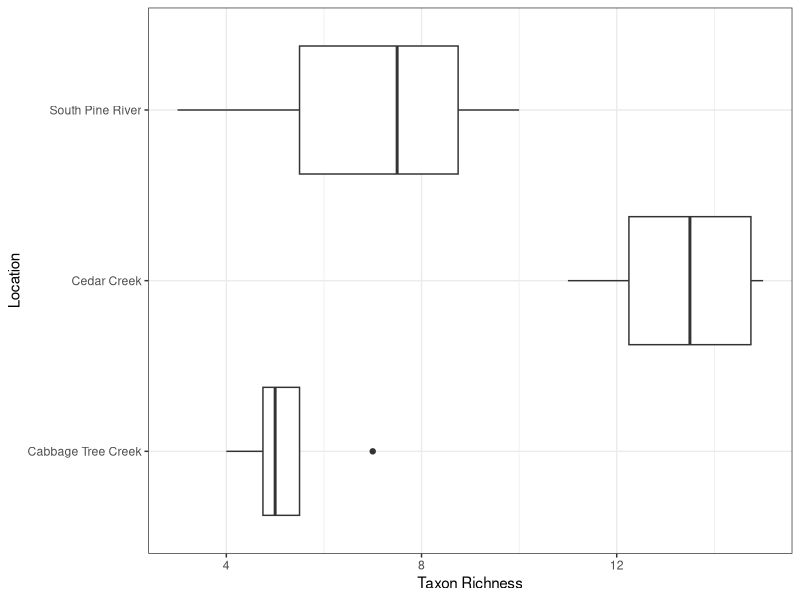

Write the R code that produced this figure. (Note: this script raises an error after producing the figure.)
#week 10 Lin Reg with Cat Var

library(tidyverse)
library(plotrix) # gives us standard error of the mean
help(plotrix)
eco <- read_csv("Ecologyv2.csv")
eco <- mutate(eco, Location = factor(Location))

#Boxplot
ggplot(data=eco, aes(x=Location, y=Richness)) + geom_boxplot() +
  theme_bw() + ylab("Taxon Richness") + coord_flip()

#summarising for each location with group_by
eco_by.location <- group_by(eco, Location)
summarise_at(eco_by.location,
             vars(Richness),
             funs(Mean = mean, SE = std.error))

summarise(eco_by.location, 
          Mean = mean(Richness), Se = std.error(Richness))

#creating the model
eco_cat_lm <- lm(Richness ~ Location, data=eco)
library(broom) #gives tidy func
tidy(eco_cat_lm)

#Getting Conf Int.
eco_cat_coefs <- tidy(eco_cat_lm, conf.int= TRUE)
select(eco_cat_coefs, term, conf.low, estimate, conf.high, p.value)

#testing effect
eco_pred <- distinct(eco, Location) #gets each level of categorical variable
eco_ci <- data.frame(predict(object = eco_cat_lm,
                             newdata=eco_pred,
                             interval="confidence"))
eco_pred.ci <- bind_cols(eco_pred, eco_ci)
eco_pred.ci

#testing the model as a whole
glance(eco_cat_lm)

eco_aov <- aov(data=eco, Richness ~ Location)
summary(eco_aov)

select(glance(eco_aov), p.value, sigma)
select(glance(eco_cat_lm), p.value, sigma)

#making a no intercept model
summary(eco_noint <- lm(data = eco, Richness ~ Location -1))

#showing the correct r^2 
1 - sum(residuals(eco_noint)^2) /
  sum((eco$Richness - mean(eco$Richness))^2)

#predictions
eco_pi <- data.frame(predict(object = eco_cat_lm,
                             newdata=eco_pred,
                             interval="prediction"))
eco_pred.pi <- bind_cols(eco_pred, eco_pi)
eco_pred.pi

#reordering the characters(in Location)
library(forcats) #library for reordering categorical variables (Factors)
eco <- mutate(eco, Location =
                fct_relevel(Location, "Cedar Creek")) #fct_relevel picks the baseline
pull(eco, Location)

eco <- mutate(eco, AquaticLife =
                fct_relevel(AquaticLife, #using fct_relevel to level all vars
                            "low", "mod", "high"))
pull(eco, AquaticLife)

#releveling based in order of appearence
eco <- mutate(eco, Location = fct_inorder(Location))
pull(eco, Location)

#ordering based on number
count(eco, CoverOver)

eco <- mutate(eco,
              CoverOver = fct_other(CoverOver,
                                    keep=c("none", "canopy"),
                                    other_level="other"))
count(eco, CoverOver)

#two categorical variables
# convert cyl and am to factor
mtcars <- mutate_at(mtcars,
                    .vars = vars(cyl, am),
                    .funs = factor)
# human friendly
mtcars <- mutate(mtcars,
                 trans = fct_recode(am,
                                    auto = "0",
                                    manual = "1"))
count(mtcars, trans, cyl)

#creating a two cat model
lm_cars <- lm(data=mtcars, mpg ~ trans + cyl)
select(glance(lm_cars), r.squared)

#checking for an interaction in explanatory variables
lm_cars_int <- lm(data=mtcars, mpg ~ trans * cyl)

anova(lm_cars, lm_cars_int)

#comparing model with and without transmission 
lm_cyl <- lm(data=mtcars, mpg ~ cyl)
summary(lm_cyl)
anova(lm_cyl, lm_cars)
